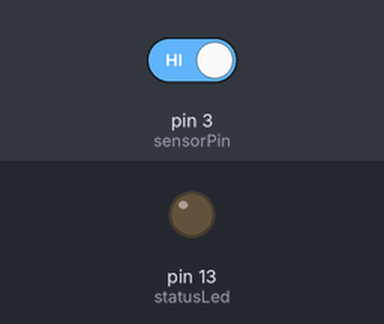
The sketch below on a simulated Arduino Uno, built with avr-gcc and run on an emulated ATmega328P. On the bench: output pins drawn as LEDs (lit = HIGH). Inputs (shaded band) come from the test bench; at power-on: pin 3 (sensorPin) HIGH. What the sketch prints to the serial monitor is not drawn.

Above: at 0.1 s.
Timing chart, 0 to 1.6 s (numbered marks = the images above):
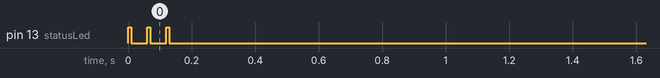

The sketch:

IR_interrupts.ino
```cpp
#include "timeDelay.h"

#define sensorPin 3
#define statusLed 13
#define SIGNALS_MAX 32

enum irStats {
  interruptCalled,
  NUM_STATS,
};

enum irState {
  START,
  ZERO,
  ONE,
};

typedef irStats irStats;

unsigned long signals[SIGNALS_MAX];
int signalsIndex = 0;
int signalsPrinted = 0; // 0 - not printed, 1 - start printing, 2 - printed
byte portState = 0;
unsigned long pulseStartTime;
unsigned long stats[NUM_STATS];
unsigned long pulseTime;

timedelay statsDelay(1000);

void doEncoder() {
  stats[interruptCalled]++;
  if (digitalRead(sensorPin) == HIGH) {
    portState = 1;
    pulseStartTime = micros();
  } else {
    portState = 0;
    // 4488 - 4500 = start
    // 1664 - 1700 = high
    // 568 - 576 = low
//    pulseTime = micros() - pulseStartTime;
//    if (pulseTime >= 4480 && pulseTime <= 4500) {
//      signalsIndex = 0;
//      signals[signalsIndex] = 0;
//    } else if (pulseTime >= 1660 && pulseTime <= 1700) {
//      signals[signalsIndex] = 1;
//    } else if (pulseTime >= 540 && pulseTime <= 580) {
//      signals[signalsIndex] = 2;
//    } else {
//      signalsIndex = 0;
//    }
    signals[signalsIndex] = micros() - pulseStartTime;
    //signals[signalsIndex] = pulseIn(sensorPin,LOW);
    if (signalsPrinted == 0) {
      signalsIndex++;
    }

    // reset index only if contents have been printed
    if (signalsIndex == SIGNALS_MAX && signalsPrinted == 0) {
      signalsPrinted = 1;
    }
  }
}


void setup() {
  // put your setup code here, to run once:
  pinMode(statusLed, OUTPUT);
  pinMode(sensorPin, INPUT);
  digitalWrite(sensorPin, HIGH);       // turn on pullup resistor
  Serial.begin(115200);
  stats[interruptCalled] = 0;
  attachInterrupt(digitalPinToInterrupt(sensorPin), doEncoder, CHANGE);
  digitalWrite(statusLed, HIGH);
  delay(10);
  digitalWrite(statusLed, LOW);
  delay(50);
  digitalWrite(statusLed, HIGH);
  delay(10);
  digitalWrite(statusLed, LOW);
  delay(50);
  digitalWrite(statusLed, HIGH);
  delay(10);
  digitalWrite(statusLed, LOW);
}

void loop() {
  // put your main code here, to run repeatedly:
  statsDelay.cycle();
  if (statsDelay.hasPassed()) {
    statsDelay.reset();
    Serial.print("Signal increased ");
    Serial.print(signalsIndex);
    Serial.print(" times. Interrupt called: ");
    Serial.print(stats[interruptCalled]);
    Serial.println(" times.");
  }

  if (signalsPrinted == 1) {
    digitalWrite(statusLed, HIGH);
    delay(10);
    digitalWrite(statusLed, LOW);
    Serial.println("Array contents (timings): ");
    for (int i = 0; i < SIGNALS_MAX; i++) {
      Serial.print(i);
      Serial.print(":\t");
      Serial.println(signals[i]);
    }
    signalsPrinted = 0;
    signalsIndex = 0;
  }

}
```

timedelay.cpp
```cpp
#include "Arduino.h"
#include "timedelay.h"

timedelay::timedelay(unsigned long delayTime) {
  _previousTime = 0;
  _delayTime = delayTime;
}

void timedelay::setTime(unsigned long delayTime) {
	_delayTime = delayTime;
}

unsigned long timedelay::getTime() {
  return _delayTime;
}

bool timedelay::hasPassed() {
  if (_currentTime > _previousTime + _delayTime) {
    return 1;
  } else {
    return 0;
  }
}

void timedelay::reset() {
   _previousTime = _currentTime;
}

void timedelay::cycle() {
  _currentTime = millis();
}
```

timedelay.h
```cpp
#ifndef timedelay_h
#define timedelay_h

#include "Arduino.h"

class timedelay
{
  public:
    timedelay(unsigned long delayTime);
    bool hasPassed();
    void setTime(unsigned long delayTime);
    unsigned long getTime();
    void cycle();
    void reset();
  private:
    unsigned long _delayTime;
    unsigned long  _previousTime;
    unsigned long _currentTime;
    //int _hasCycled; // used so we can use hasPassed after reset() is called.
};


#endif
```
